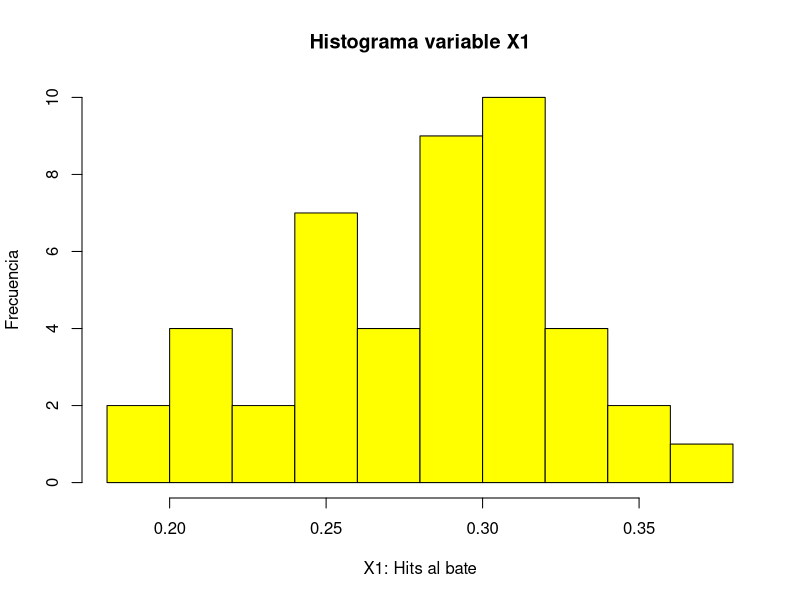
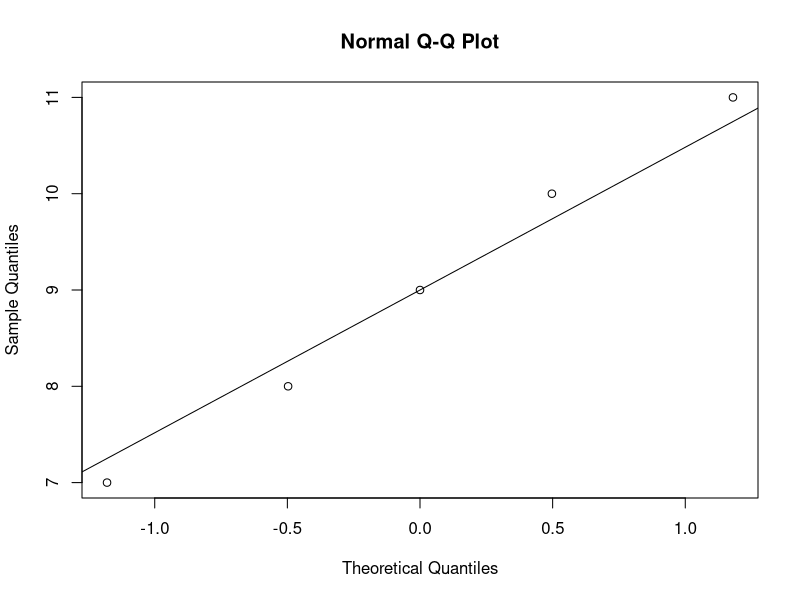

The R script that drew these images, in order:
## ---- chunk 1
# Inicializamos la librería que permite leer archivos xlsx
library(readxl)
# Asignamos a una variable la información almacenada en el archivo
Baseball <- read_excel("../../data/Baseball.xlsx")
# Mostramos las primeras 5 entradas
head(Baseball, n=5)
## ---- chunk 2
X1<-Baseball$X1
X1
## ---- chunk 3
library(stringr)
hist(X1,main = "Histograma variable X1", ylab = "Frecuencia", xlab = "X1: Hits al bate", col="Yellow")
(objeto<- hist(X1, plot=F) )
pc <- objeto$breaks
fr <- objeto$counts
limites<-c(rep(0,10))
for (i in 1:10) {
  limites[i]<- str_c(c(pc[i],pc[i+1]), sep="- ")
}

(pc_y_fr <- rbind(limites,fr))
## ---- chunk 4
# Frecuencias observadas
fi<-c(8,11,9,10,7)
qqnorm(fi)
qqline(fi)
## ---- chunk 5
# Tamaño de los fi
(k<- length(fi))
## ---- chunk 6
# Numero total de datos 
n<- sum(fi)
# Puntos medios de los intervalos
(mi<-c(0.18+(0.24-0.18)/2,0.24+(0.28-0.24)/2,0.28+(0.30-0.28)/2,0.30+(0.32-0.30)/2, 0.32+(0.38-0.32)/2))
# Media de los datos
(xbarra<-sum(fi*mi)/n)
# Vector con las medias
x_barra<-rep(xbarra,k)

# Varianza 
(S_cuadrado<-sum(fi*(mi-x_barra)^{2})/(n-1))
# Desviación estandar
(S<-sqrt(S_cuadrado))
## ---- chunk 7
# P(Z<0.24)
(p1<-pnorm(0.24,mean= xbarra,sd=S))
# P(0.24 < Z < 0.28) 
(p2<-pnorm(0.28,mean= xbarra,sd=S)-pnorm(0.24,mean= xbarra,sd=S))
(p3<-pnorm(0.30,mean= xbarra,sd=S)-pnorm(0.28,mean= xbarra,sd=S))
(p4<-pnorm(0.32,mean= xbarra,sd=S)-pnorm(0.30,mean= xbarra,sd=S))
(p5<-pnorm(0.32,mean= xbarra,sd=S, lower.tail = F))

# Vector con las probabilidades
(pi<-c(p1,p2,p3,p4,p5))
# Suma de las probabilidades
(sum(pi))
## ---- chunk 8
# Estadistico
(t<-sum(((fi-n*pi)^{2})/(n*pi)))
## ---- chunk 9
# p-valor
(p_Valor<- 1-pchisq(t,k-1-2))
